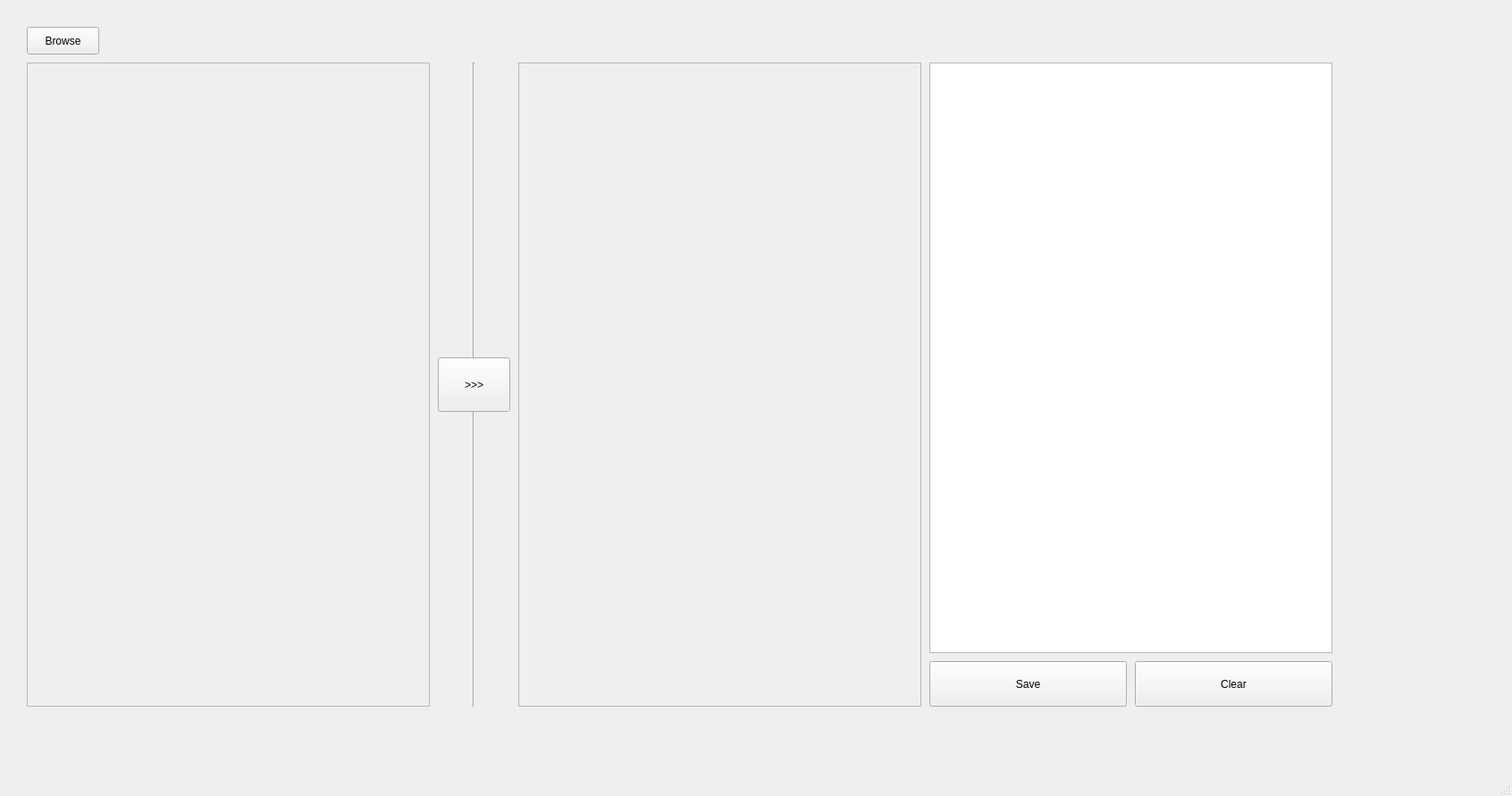
<?xml version="1.0" encoding="UTF-8"?>
<ui version="4.0">
 <class>MainWindow</class>
 <widget class="QMainWindow" name="MainWindow">
  <property name="geometry">
   <rect>
    <x>0</x>
    <y>0</y>
    <width>1692</width>
    <height>891</height>
   </rect>
  </property>
  <property name="windowTitle">
   <string>MainWindow</string>
  </property>
  <widget class="QWidget" name="centralwidget">
   <widget class="QLabel" name="label_input_name">
    <property name="geometry">
     <rect>
      <x>120</x>
      <y>30</y>
      <width>911</width>
      <height>31</height>
     </rect>
    </property>
    <property name="font">
     <font>
      <family>Segoe UI</family>
      <pointsize>10</pointsize>
      <weight>75</weight>
      <bold>true</bold>
     </font>
    </property>
    <property name="text">
     <string/>
    </property>
   </widget>
   <widget class="QPushButton" name="pushButton_browse">
    <property name="geometry">
     <rect>
      <x>30</x>
      <y>30</y>
      <width>81</width>
      <height>31</height>
     </rect>
    </property>
    <property name="text">
     <string>Browse</string>
    </property>
   </widget>
   <widget class="QLabel" name="label">
    <property name="geometry">
     <rect>
      <x>30</x>
      <y>70</y>
      <width>451</width>
      <height>721</height>
     </rect>
    </property>
    <property name="minimumSize">
     <size>
      <width>0</width>
      <height>0</height>
     </size>
    </property>
    <property name="frameShape">
     <enum>QFrame::StyledPanel</enum>
    </property>
    <property name="lineWidth">
     <number>0</number>
    </property>
    <property name="text">
     <string/>
    </property>
    <property name="scaledContents">
     <bool>false</bool>
    </property>
    <property name="alignment">
     <set>Qt::AlignCenter</set>
    </property>
    <property name="wordWrap">
     <bool>false</bool>
    </property>
    <property name="margin">
     <number>0</number>
    </property>
    <property name="indent">
     <number>0</number>
    </property>
    <property name="openExternalLinks">
     <bool>true</bool>
    </property>
   </widget>
   <widget class="Line" name="line">
    <property name="geometry">
     <rect>
      <x>520</x>
      <y>70</y>
      <width>20</width>
      <height>721</height>
     </rect>
    </property>
    <property name="orientation">
     <enum>Qt::Vertical</enum>
    </property>
   </widget>
   <widget class="QLabel" name="label_2">
    <property name="geometry">
     <rect>
      <x>580</x>
      <y>70</y>
      <width>451</width>
      <height>721</height>
     </rect>
    </property>
    <property name="minimumSize">
     <size>
      <width>0</width>
      <height>0</height>
     </size>
    </property>
    <property name="frameShape">
     <enum>QFrame::StyledPanel</enum>
    </property>
    <property name="lineWidth">
     <number>0</number>
    </property>
    <property name="text">
     <string/>
    </property>
    <property name="scaledContents">
     <bool>false</bool>
    </property>
    <property name="alignment">
     <set>Qt::AlignCenter</set>
    </property>
    <property name="wordWrap">
     <bool>true</bool>
    </property>
    <property name="margin">
     <number>0</number>
    </property>
    <property name="indent">
     <number>0</number>
    </property>
    <property name="openExternalLinks">
     <bool>true</bool>
    </property>
   </widget>
   <widget class="QPushButton" name="pushButton_nhandang">
    <property name="geometry">
     <rect>
      <x>490</x>
      <y>400</y>
      <width>81</width>
      <height>61</height>
     </rect>
    </property>
    <property name="text">
     <string>&gt;&gt;&gt;</string>
    </property>
   </widget>
   <widget class="QTextEdit" name="textEdit">
    <property name="geometry">
     <rect>
      <x>1040</x>
      <y>70</y>
      <width>451</width>
      <height>661</height>
     </rect>
    </property>
   </widget>
   <widget class="QPushButton" name="pushButton_clear">
    <property name="geometry">
     <rect>
      <x>1270</x>
      <y>740</y>
      <width>221</width>
      <height>51</height>
     </rect>
    </property>
    <property name="text">
     <string>Clear</string>
    </property>
   </widget>
   <widget class="QPushButton" name="pushButton_save">
    <property name="geometry">
     <rect>
      <x>1040</x>
      <y>740</y>
      <width>221</width>
      <height>51</height>
     </rect>
    </property>
    <property name="text">
     <string>Save</string>
    </property>
   </widget>
  </widget>
  <widget class="QMenuBar" name="menubar">
   <property name="geometry">
    <rect>
     <x>0</x>
     <y>0</y>
     <width>1692</width>
     <height>21</height>
    </rect>
   </property>
  </widget>
  <widget class="QStatusBar" name="statusbar"/>
 </widget>
 <resources/>
 <connections/>
</ui>
